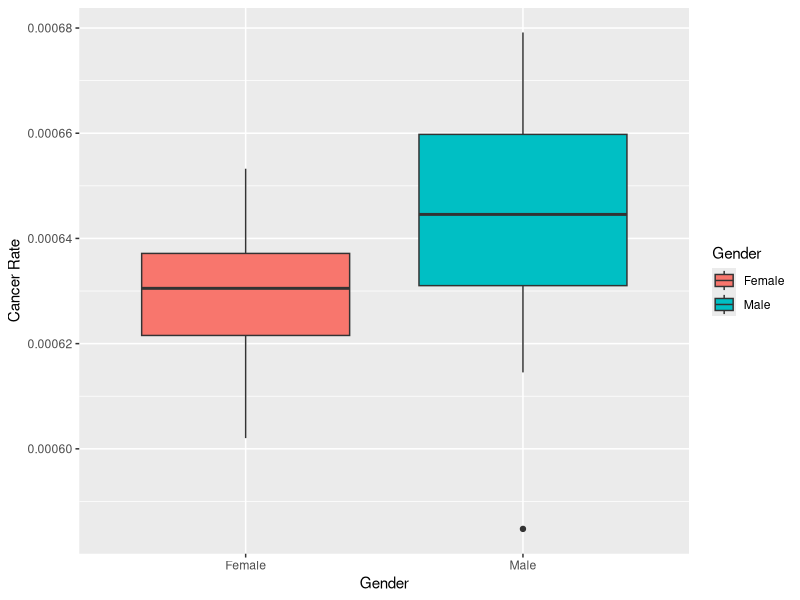
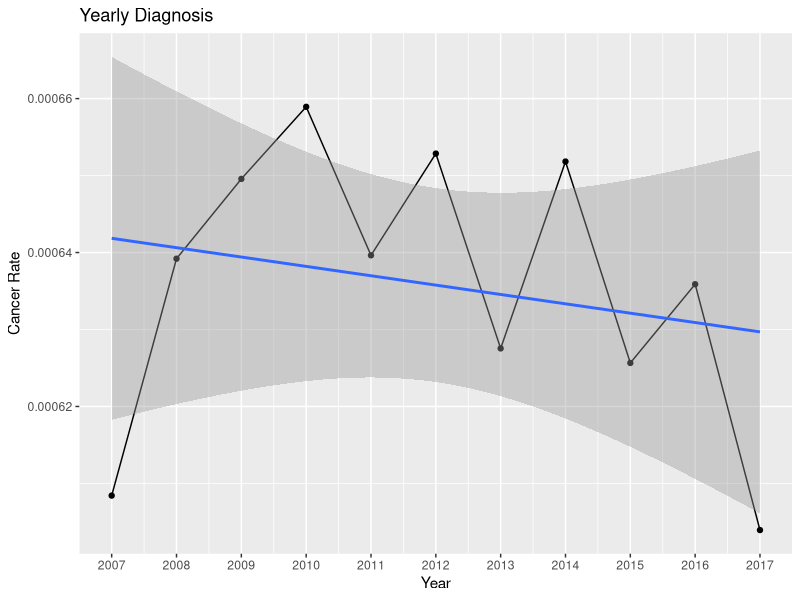

These charts were generated, in order, by the following R code:
library(dplyr)
library(ggplot2)

# Read data
lung_raw <- read.csv("data/WSCR_lung_raw.csv")
# View(lung_raw)

prep_yearly_data <- lung_raw %>%
  filter(lung_raw$Gender == "All")
# View(prep_yearly_data)

yearly_cancer_plot <- prep_yearly_data %>%
  ggplot(mapping = aes(x = Year, y = Annual.Observations/Annual.Population)) +
  geom_point() +
  scale_x_continuous(breaks = 2007:2017) +
  geom_line() +
  geom_smooth(method = "lm", se = TRUE) +
  labs(y = "Cancer Rate", title= "Yearly Diagnosis")

prep_compare_data <- lung_raw %>%
  filter(lung_raw$Gender != "All")
# View(prep_compare_data)

compare_plot <- prep_compare_data %>%
  ggplot(aes(x = Gender, y = Annual.Observations/Annual.Population, fill = Gender)) +
  geom_boxplot() +
  labs(y = "Cancer Rate")
  
  
  



